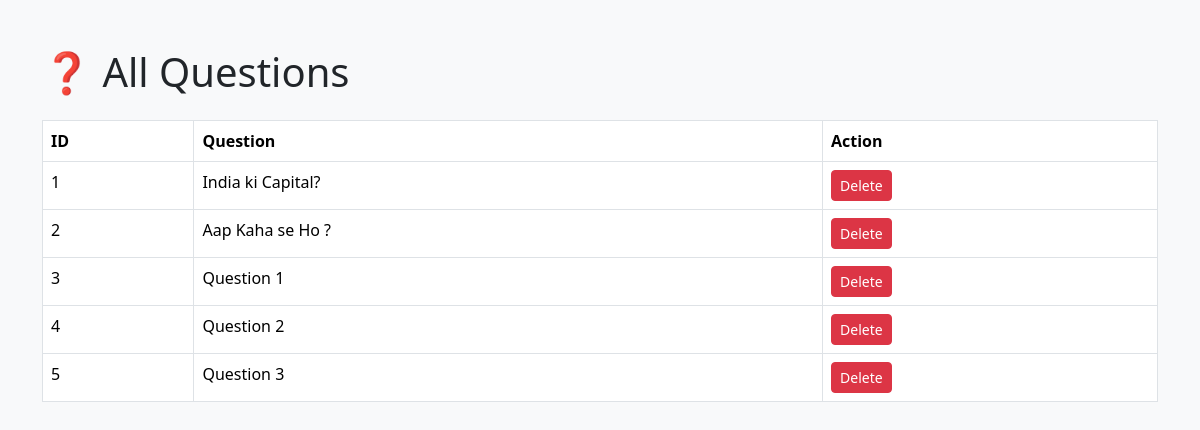
The page /view_questions (signed in) on the database its author committed.
### tables this page shows
CREATE TABLE questions(
    id INTEGER PRIMARY KEY AUTOINCREMENT,
    test_id INTEGER,
    question TEXT,
    option1 TEXT,
    option2 TEXT,
    option3 TEXT,
    option4 TEXT,
    answer TEXT
);

### app.py (the view)
@app.route("/view_questions")
def view_questions():
    if "admin" not in session:
        return redirect("/admin")
    conn = sqlite3.connect(
        "mocktest.db"
    )
    cursor = conn.cursor()
    cursor.execute(
        "SELECT * FROM questions"
    )
    questions = cursor.fetchall()
    conn.close()
    return render_template(
        "view_questions.html",
        questions=questions
    )# ==========================

### templates/view_questions.html (shortened to what this page needs)
<!DOCTYPE html>
<html>
<head>
<link href="https://cdn.jsdelivr.net/npm/bootstrap@5.3.3/dist/css/bootstrap.min.css" rel="stylesheet">
</head>
<body class="bg-light">
<div class="container mt-5">
<h1>❓ All Questions</h1>
<table class="table table-bordered bg-white mt-4">
<tr>
<th>ID</th>
<th>Question</th>
<th>Action</th>
</tr>
{% for q in questions %}
<tr>
<td>{{ q[0] }}</td>
<td>{{ q[2] }}</td>
<td>
<a href="/delete_question/{{ q[0] }}"
class="btn btn-danger btn-sm">
Delete
</a>
</td>
</tr>
{% endfor %}
</table>
</div>
</body>
</html>

### rows shown on the page
questions: id "1", question "India ki Capital?"
questions: id "2", question "Aap Kaha se Ho ?"
questions: id "3", question "Question 1"
questions: id "4", question "Question 2"
questions: id "5", question "Question 3"
